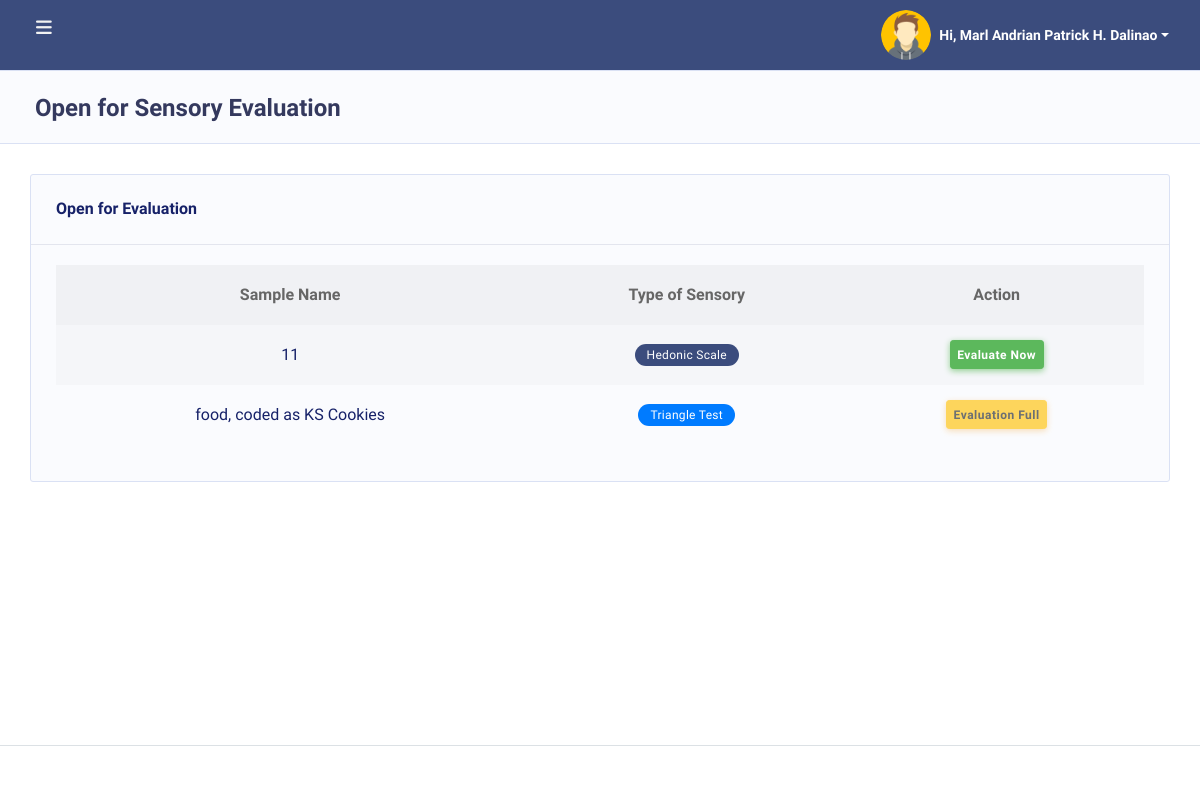
The page /dashboard_p.php (signed in) on the database as committed earlier.
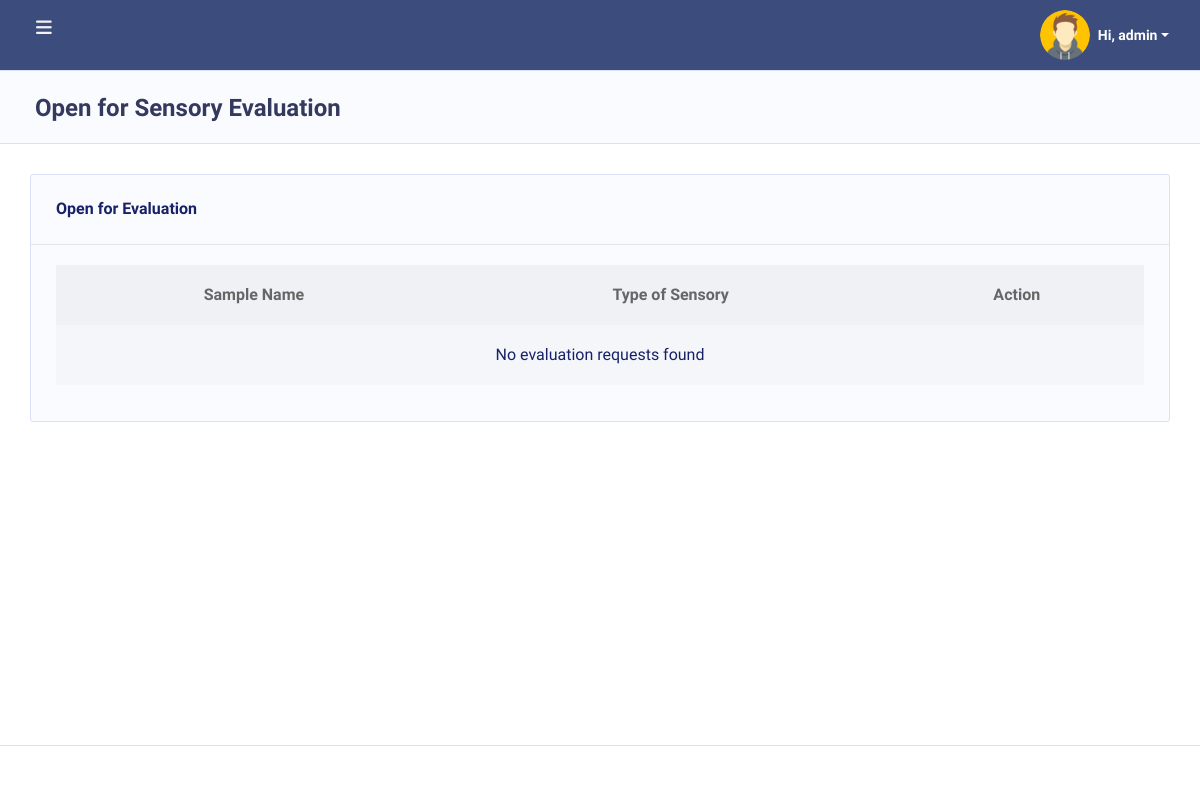
The same page on the database as committed later.
### tables this page shows
CREATE TABLE `users` (
  `user_id` int(11) NOT NULL,
  `username` varchar(50) NOT NULL,
  `email` varchar(100) NOT NULL,
  `password` varchar(255) NOT NULL,
  `role` tinyint(4) NOT NULL CHECK (`role` in (1,2,3)),
  `code_name` varchar(50) DEFAULT NULL,
  `user_picture` varchar(255) DEFAULT NULL,
  `created_at` timestamp NOT NULL DEFAULT current_timestamp()
);

CREATE TABLE `evaluation_requests` (
  `s_id` int(11) NOT NULL,
  `request_no` varchar(100) NOT NULL,
  `lab_code_no` varchar(100) NOT NULL,
  `sample_code_no` varchar(100) NOT NULL,
  `date_of_computation` datetime DEFAULT current_timestamp(),
  `user_input_codes` text DEFAULT NULL COMMENT 'JSON of A1…O3 values',
  `sample_a_label` varchar(100) DEFAULT NULL,
  `sample_b_label` varchar(100) DEFAULT NULL,
  `samples_container` longtext DEFAULT NULL CHECK (json_valid(`samples_container`)),
  `sensory_type` varchar(50) DEFAULT NULL,
  `status` enum('inactive','active') DEFAULT 'inactive',
  `user_id` int(11) DEFAULT NULL,
  `analyst` varchar(100) NOT NULL,
  `triangle_num` int(11) DEFAULT NULL,
  `date_created` datetime DEFAULT current_timestamp()
);

### dashboard_p.php (the view, shortened to what the changed rows need)
<?php
include('includes/header.php');
    ?>
<!DOCTYPE html>
<html lang="en">
<head>
    <link rel="stylesheet" href="assets/modules/datatables/datatables.min.css">
    <link rel="stylesheet" href="assets/modules/datatables/DataTables-1.10.16/css/dataTables.bootstrap4.min.css">
    <link rel="stylesheet" href="assets/modules/datatables/Select-1.2.4/css/select.bootstrap4.min.css">
</head>
<body class="layout-4">
<div id="app">
    <div class="main-wrapper main-wrapper-1">
        <?php include('includes/topnav.php'); ?>
        <div class="main-content">
            <section class="section">
                <div class="section-header">
                    <h1>Open for Sensory Evaluation</h1>
                </div>
                <div class="section-body">
                    <div class="row">
                        <div class="col-12">
                            <div class="card desktop-table">
                                <div class="card-body">
                                    <div class="table-responsive">
                                        <table class="table table-striped v_center text-center" id="table-1">
                                            <thead>
                                                <tr>
                                                    <th>Sample Name</th>
                                                    <th>Type of Sensory</th>
                                                    <th>Action</th>
                                                </tr>
                                            </thead>
                                            <tbody>
<?php
$query = "SELECT request_no, lab_code_no, sample_code_no, sensory_type, date_of_computation, status
          FROM evaluation_requests
          WHERE status = 'active'
          ORDER BY date_of_computation DESC";
$result = $conn->query($query);
if ($result && $result->num_rows > 0) {
    while ($row = $result->fetch_assoc()) {
        $type = $row['sensory_type'];
        $typeBadge = '<div class="badge badge-secondary">Unknown</div>';
        if ($type === 'Triangle Test') {
            $typeBadge = '<div class="badge badge-info">Triangle Test</div>';
        } elseif ($type === 'Hedonic Scale') {
            $typeBadge = '<div class="badge badge-primary">Hedonic Scale</div>';
        }
        $request_no = $row['request_no'];
        if ($type === 'Triangle Test') {
            $countQuery = $conn->prepare("SELECT COUNT(*) as completed FROM evaluation_assignments WHERE request_no = ? AND is_submitted = 1");
            $countQuery->bind_param("s", $request_no);
            $countQuery->execute();
            $countResult = $countQuery->get_result();
            $countRow = $countResult->fetch_assoc();
            if ($countRow['completed'] >= 12) {
                $actionButton = "<button class='btn btn-sm btn-warning' disabled>Evaluation Full</button>";
            }
        } else {
            $check = $conn->prepare("SELECT * FROM evaluation_assignments WHERE request_no = ? AND user_id = ? AND is_submitted = 1");
            $check->bind_param("si", $request_no, $user_id);
            $check->execute();
            $checkResult = $check->get_result();
            if ($checkResult->num_rows > 0) {
                $actionButton = "<button class='btn btn-sm btn-secondary' disabled>Already Submitted</button>";
            } else {
                $link = ($type === 'Hedonic Scale')
    ? 'hedonic_evaluation_form.php?request_no=' . urlencode($row['request_no'])
    : 'panelist.php?request_no=' . urlencode($row['request_no']);
$actionButton = "<button class='btn btn-sm btn-success evaluate-btn' data-href='" . $link . "'>Evaluate Now</button>";
            }
        }
        echo "<tr>
                <td>{$row['sample_code_no']}</td>
                <td>{$typeBadge}</td>
                <td>{$actionButton}</td>
            </tr>";
    }
} else {
    echo "<tr><td colspan='3' class='text-center'>No evaluation requests found</td></tr>";
}
?>
                                            </tbody>
                                        </table>
                                    </div>
                                </div>
                            </div>
                        </div>
                    </div>
                </div>
            </section>
        </div>
    </div>
</div>
</body>
</html>

### includes/topnav.php (shortened to what the changed rows need)
<?php
include 'db.php';
$user_id = $_SESSION['user_id'];
$query = $conn->prepare("SELECT code_name, user_picture FROM users WHERE user_id = ?");
$query->bind_param("i", $user_id);
$query->execute();
$query->bind_result($code_name, $user_picture);
$default_image = "uploads/default.png";
if (!empty($user_picture)) {
    if (!str_starts_with($user_picture, "uploads/")) {
        $user_picture = "uploads/" . $user_picture;
    }
} else {
    $user_picture = $default_image;
}
?>
<nav class="navbar navbar-expand-lg main-navbar">
    <ul class="navbar-nav navbar-right">
    <li class="dropdown">
    <a href="#" data-toggle="dropdown" class="nav-link dropdown-toggle nav-link-lg nav-link-user d-flex align-items-center">
        <img src="<?php echo htmlspecialchars($user_picture); ?>"
             class="rounded-circle mr-2"
             style="width: 50px; height: 50px; object-fit: cover;"
             alt="User Avatar">
        <span class="d-sm-inline d-none font-weight-bold" style="font-size: 14px;"> Hi,
            <?php echo htmlspecialchars($code_name); ?>
        </span>
    </a>
</li>
    </ul>
</nav>

Rows that differ between the two databases and show on the page:
removed evaluation_requests: sample_code_no "11", sensory_type "Hedonic Scale"
removed evaluation_requests: sample_code_no "food, coded as KS Cookies", sensory_type "Triangle Test", shows "Evaluation Full"
changed users: code_name "Marl Andrian Patrick H. Dalinao" → "admin"
Other text that changed with them:
text now shown: "No evaluation requests found"
